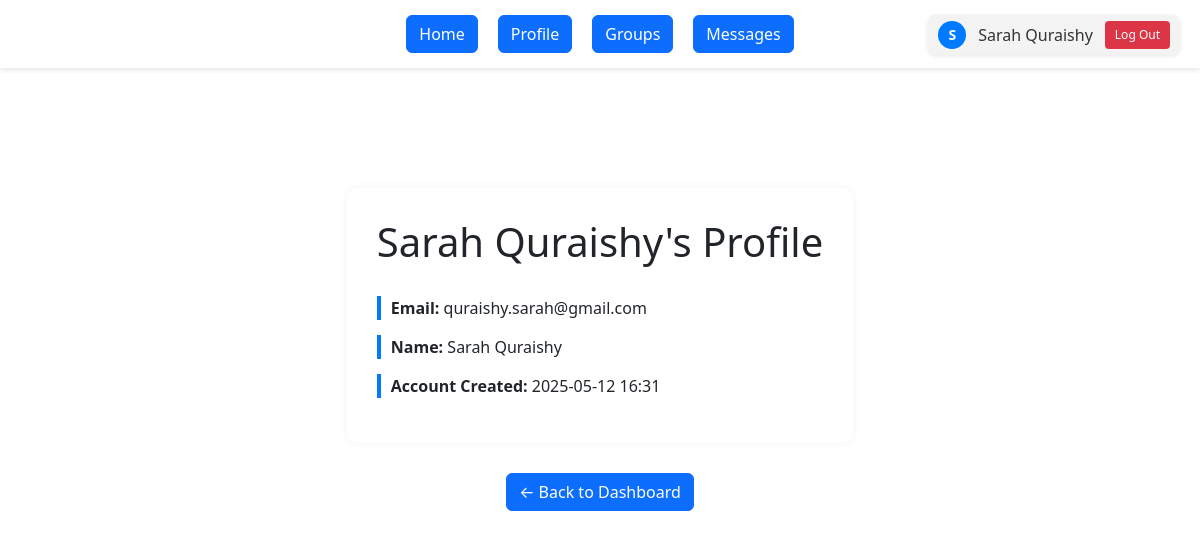
Page /profile (signed in) on the committed database.
### app/models/models.py (models this page shows)
class User(UserMixin, db.Model):
    __tablename__ = 'users'
    id = db.Column(db.Integer, primary_key=True)
    southern_email = db.Column(db.String(120), unique=True, nullable=False)
    name = db.Column(db.String(100), nullable=False)
    password_hash = db.Column(db.String(128), nullable=False)
    created_at = db.Column(db.DateTime, default=datetime.utcnow)
    groups = db.relationship('StudyGroup', backref='creator', lazy=True)
    memberships = db.relationship('Membership', backref='user', lazy=True)
    forums = db.relationship('Forum', backref='forum_creator', lazy=True)
    sent_messages = db.relationship('Message', foreign_keys='Message.sender_id', backref='sender', lazy=True)
    received_messages = db.relationship('Message', foreign_keys='Message.receiver_id', backref='receiver', lazy=True)
    thread_posts = db.relationship('ThreadMessage', foreign_keys='ThreadMessage.author_id', backref='author', lazy=True)

### app/routes/main.py (the view)
@main_bp.route('/profile')
@login_required
def profile():
    unread_count = Message.query.filter_by(receiver_id=current_user.id, is_read=False).count()
    return render_template('profile.html', unread_count=unread_count)

### app/__init__.py (called while the page is built)
def create_app(config_object=DevelopmentConfig):
    app = Flask(__name__, instance_relative_config=True)
    app.config.from_object(config_object)
    db.init_app(app)
    login_manager.init_app(app)
    @login_manager.user_loader
    def load_user(user_id):
        from app.models.models import User
        return User.query.get(int(user_id))
    from app.routes.auth import auth_bp
    from app.routes.main import main_bp
    app.register_blueprint(auth_bp)
    app.register_blueprint(main_bp)
    from app.routes.threads import threads_bp
    app.register_blueprint(threads_bp)
    @app.route('/')
    def root():
        return redirect(url_for('auth.login'))
    with app.app_context():
        db.create_all()
    return app

### app/templates/profile.html (shortened to what this page needs)
<!DOCTYPE html>
<html>
<head>
</head>
<body>
<link rel="stylesheet" href="{{ url_for('static', filename='dashboard_styles.css') }}">
<link rel="stylesheet" href="{{ url_for('static', filename='bootstrap.css') }}">
  {% if current_user.is_authenticated %}
    <div class="user-area">
      <a href="{{ url_for('main.profile') }}" class="user-info">
        <div class="user-avatar">{{ current_user.name[0]|upper }}</div>
        <span>{{ current_user.name }}</span>
      </a>
      <form method="GET" action="{{ url_for('auth.logout') }}">
        <button class="logout-button" type="submit">Log Out</button>
      </form>
    </div>
  {% endif %}
  <div class="menu">
    <a href="{{ url_for('main.dashboard') }}"><type="button" class="btn btn-primary"> Home </button></a>
    <a href="{{ url_for('main.profile') }}"><type="button" class="btn btn-primary"> Profile </button></a>
    <a href="{{ url_for('main.view_my_groups') }}"><type="button" class="btn btn-primary"> Groups </button></a>
    <a href="{{ url_for('auth.message') }}"><type="button" class="btn btn-primary">
      Messages
    </button></a>
  </div>
  <div class="profile-container">
    <h1>{{ current_user.name }}'s Profile</h1>
    <p><strong>Email:</strong> {{ current_user.southern_email }}</p>
    <p><strong>Name:</strong> {{ current_user.name }}</p>
    <p><strong>Account Created:</strong> {{ current_user.created_at.strftime('%Y-%m-%d %H:%M') }}</p>
  </div>
    <a href="{{ url_for('main.dashboard') }}"><button class="btn btn-primary">← Back to Dashboard</button></a>
</body>
</html>

### app/static/dashboard_styles.css (style rules this page uses)
body { display: flex; flex-direction: column; align-items: center; font-family: sans-serif; margin: 0; padding: 0px; }
.menu { width: 100%; text-align: center; margin-bottom: 20px; }
.user-info { display: flex; align-items: center; gap: 6px; text-decoration: none; color: #333; }
.user-avatar { width: 28px; height: 28px; background-color: #007bff; color: white; border-radius: 50%; text-align: center; line-height: 28px; font-size: 14px; font-weight: bold; }
.user-area { position: absolute; top: 15px; right: 20px; display: flex; align-items: center; gap: 12px; background-color: #f3f3f3; padding: 6px 10px; border-radius: 8px; box-shadow: 0 1px 4px rgba(0,0,0,0.1); }
.logout-button { background-color: #dc3545; color: white; border: none; padding: 5px 10px; border-radius: 4px; font-size: 12px; cursor: pointer; transition: background-color 0.2s ease; display: inline-block; }
body::before { content: ""; position: fixed; top: 0; left: 0; width: 100%; height: 100%; background-image: url('scsu.svg'); background-size: cover; background-repeat: no-repeat; opacity: 0.4; z-index: -1; pointer-events: none; }
.user-info { display: flex; align-items: center; text-decoration: none; color: #333; }
.user-avatar { width: 28px; height: 28px; background-color: #007bff; color: white; border-radius: 50%; text-align: center; line-height: 28px; font-weight: bold; margin-right: 6px; }
.logout-button { background-color: #dc3545; color: white; border: none; padding: 5px 10px; border-radius: 4px; font-size: 12px; cursor: pointer; transition: background-color 0.2s ease; }
.menu { display: flex; justify-content: center; gap: 20px; background-color: #fff; padding: 15px; box-shadow: 0 2px 5px rgba(0, 0, 0, 0.1); }
.profile-container { max-width: 600px; margin: 100px auto 30px; padding: 30px; background-color: #fff; border-radius: 10px; box-shadow: 0 0 10px rgba(0,0,0,0.05); }
.profile-container h1 { text-align: center; margin-bottom: 30px; }
.profile-container p { font-size: 16px; padding-left: 10px; border-left: 4px solid #007bff; margin-bottom: 15px; }

### app/templates/profile.html (style rules this page uses)
.profile-container { max-width: 600px; margin: 100px auto 30px; padding: 30px; background-color: #fff; border-radius: 8px; box-shadow: #111 0px 5px 10px; animation: slidein 2s; }
.profile-container h1 { text-align: center; margin-bottom: 30px; }
.profile-container p { font-size: 16px; padding-left: 10px; border-left: 4px solid #007bff; margin-bottom: 15px; }

### rows in the picture
User: name "S", name "Sarah Quraishy", southern_email "quraishy.sarah@gmail.com", created_at "2025-05-12 16:31"
